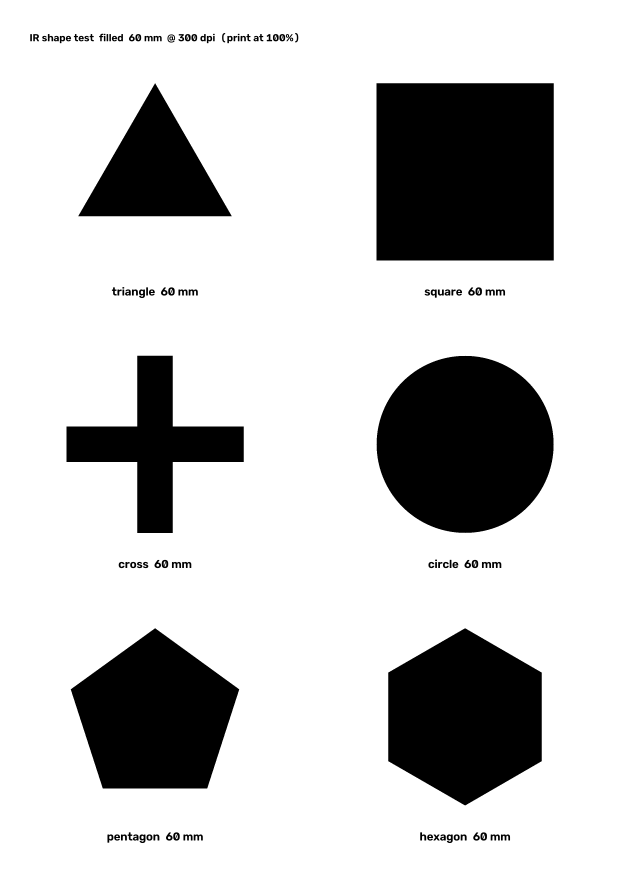
#> input picture shapes/shapes_filled.png, 2480 x 3507 px (shown at 1/4 size)
$ python -i detect.py   (imports and definitions only)
#> lines starting #> are read from the running program, lines starting #| are printed output that depends on the picture; after the words box and inside, x2 and y2 are one past the last pixel; in counts of white or black regions, pixels touching at a corner belong together
"""IR 8비트 영상에서 AprilTag 와 기본 도형(삼각형·사각형·십자·오각형·육각형·원)을 찾는다.

- AprilTag: pupil-apriltags(AprilTag 3) 가 있으면 그것을, 없으면 OpenCV ArUco 의 AprilTag 사전을 쓴다.
  두 검출기 모두 검은 테두리를 찾으므로 흰 테두리(inv) 태그나 밝은 배경의 어두운 태그는 invert 로 영상을 뒤집어 넣는다.
  pupil 결과는 hamming == 0, decision_margin >= min_margin 으로 거른다 (16h5 는 오검출이 많다).
- 도형: Otsu 이진화 → 외곽선 → 다각형 근사. 기본은 밝은 바탕(종이)의 어두운 도형, invert 면 어두운 바탕의 밝은 도형.
  도형마다 '정형 편차'(dev) 를 잰다: 변 길이·대각선·팔 길이가 이상적인 정삼각형/정사각형/정십자/원에서 얼마나 벗어났는지의 최대 비율.
  ShapeOptions.regular_only 면 dev <= tol 인 것만 남긴다 (예: tol 0.1 = 10% 이내).
- 큰 영상(DMK 2448x2048)은 max_width 로 줄여서 검출하고 좌표를 원본 스케일로 돌려준다.
"""

from __future__ import annotations

import time
from collections import deque
from dataclasses import dataclass, field

import cv2
import numpy as np

FAMILIES = ("tag36h11", "tag25h9", "tag16h5", "tag36h10")
_CV_DICT = {
    "tag16h5": cv2.aruco.DICT_APRILTAG_16h5,
    "tag25h9": cv2.aruco.DICT_APRILTAG_25h9,
    "tag36h10": cv2.aruco.DICT_APRILTAG_36h10,
    "tag36h11": cv2.aruco.DICT_APRILTAG_36h11,
}
SHAPE_TYPES = ("all", "triangle", "square", "cross", "circle", "rect", "pentagon", "hexagon")
SHAPE_TOLS = (0.05, 0.1, 0.15, 0.2, 0.3)
SHAPE_MIN_PX = (10, 20, 40, 80, 160)
SHAPE_MODES = ("both", "filled", "outline")  # 채워진 도형 / 선으로 그린 도형 / 둘 다


@dataclass
class TagDet:
    id: int
    corners: np.ndarray  # (4, 2) 원본 영상 픽셀
    hamming: int | None = None
    margin: float | None = None

    # [9 lines left out: functions center, size_px, not called in this run]


@dataclass
class ShapeDet:
    name: str  # triangle / square / rect / cross / circle / pentagon / hexagon
    contour: np.ndarray  # (N, 2) 원본 영상 픽셀
    center: tuple[float, float]
    area: float
    size_px: float = 0.0  # 외접 사각형 짧은 변 (원본 픽셀)
    dev: float = 0.0  # 정형에서 벗어난 최대 비율 (0 = 완벽한 정형)
    rate: float | None = None  # ShapeTracker: 최근 프레임 중 검출된 비율 (0~1)
    held: bool = False  # ShapeTracker: 이번 프레임엔 없지만 직전까지 보여 유지 중

    @property
    def regular(self) -> bool:
        return self.dev <= 0.1


@dataclass(frozen=True)
class ShapeOptions:
    types: str = "all"  # SHAPE_TYPES 중 하나
    regular_only: bool = False  # 정형(정삼각형·정사각형·정십자·원…)만
    tol: float = 0.1  # 정형 허용 편차 (비율)
    min_px: int = 20  # 외접 사각형 짧은 변 최소 (원본 픽셀)
    mode: str = "both"  # SHAPE_MODES: filled = 채워진 도형(Otsu), outline = 선 도형(국소 이진화), both
    epsilon: float = 0.02  # approxPolyDP 둘레 비율
    max_area_frac: float = 0.5


@dataclass
class DetResult:
    tags: list[TagDet] = field(default_factory=list)
    shapes: list[ShapeDet] = field(default_factory=list)
    ms: float = 0.0
    backend: str = ""
    rejected: int = 0  # 태그 후보 중 디코딩 실패 (OpenCV) / 필터로 떨어진 것 (pupil)
    shapes_rejected: int = 0  # 도형 후보 중 종류·정형·크기 조건으로 떨어진 것

    # [24 lines left out: functions summary, prepare, not called in this run]


class AprilTagDetector:
    # [17 lines left out: function __init__, not called in this run]

    @property
    def backend(self) -> str:
        return "pupil-apriltags" if self._pupil is not None else "opencv-aruco"

    # [18 lines left out: function detect, not called in this run]


# --- 도형 분류 ---------------------------------------------------------------


def _edge_lengths(poly: np.ndarray) -> np.ndarray:
    return np.array([np.linalg.norm(poly[i] - poly[(i + 1) % len(poly)]) for i in range(len(poly))])


def _spread(v: np.ndarray) -> float:
    """값들이 평균에서 벗어난 최대 비율."""
    m = float(np.mean(v))
    return float(np.max(np.abs(v / m - 1.0))) if m > 0 else 1.0


def _spread_q(v: np.ndarray, px: float = 1.0) -> float:
    """픽셀 길이들의 편차에서 양자화 몫(px / 평균 길이)을 뺀 값. 20px 변은 1px 이 이미 5% 라 그만큼은 봐준다."""
    m = float(np.mean(v))
    return max(0.0, _spread(v) - px / m) if m > 0 else 1.0


def _convex_flags(poly: np.ndarray) -> np.ndarray:
    """꼭짓점마다 볼록(True)/오목(False). 외곽선 방향에 무관하게 다수 쪽을 볼록으로 본다."""
    n = len(poly)
    cross = []
    for i in range(n):
        a, b, c = poly[i - 1], poly[i], poly[(i + 1) % n]
        cross.append((b[0] - a[0]) * (c[1] - b[1]) - (b[1] - a[1]) * (c[0] - b[0]))
    cross = np.array(cross)
    sign = 1.0 if (cross > 0).sum() >= (cross < 0).sum() else -1.0
    return cross * sign >= 0


def classify(contour: np.ndarray, epsilon: float = 0.02) -> tuple[str, float, np.ndarray] | None:
    """외곽선 → (이름, 정형 편차, 근사 다각형). 해당 없으면 None.

    둘레 비율 epsilon 으로 꼭짓점을 잡는다. 작은 도형(20px 안팎)은 모서리가 뭉개져 꼭짓점이 남거나(사각형 → 육각형)
    잘린다(삼각형 꼭대기 → 사다리꼴). 그래서 첫 해석이 없거나 편차가 15% 를 넘으면 2배·3배 epsilon 으로도 보고
    편차가 가장 작은 해석을 고른다. 깨끗한 원이 거친 근사에서 육각형으로 둔갑하지 않게 좋은 해석은 그대로 둔다.
    """
    peri = cv2.arcLength(contour, True)
    area = cv2.contourArea(contour)
    if peri <= 0 or area <= 0:
        return None
    best = _classify_at(contour, epsilon, peri, area)
    for k in (2, 3):
        if best is not None and (best[1] <= 0.15 or best[0] == "cross"):
            break  # 좋은 해석이거나 십자(비정형이어도 거친 근사로는 마름모가 될 뿐)면 그대로
        r = _classify_at(contour, k * epsilon, peri, area)
        # 거친 근사는 넓이가 원래 외곽선과 비슷할 때만 믿는다(0.7~1.3배): 십자를 팔 끝 4점으로 이으면 마름모(정사각형)가
        # 되는데 넓이가 두 배라 걸러진다. 꼭짓점이 외곽선 위에 찍히므로 모서리가 둥근 도형의 내접 다각형은 20% 쯤 작다.
        if r is not None and 0.7 <= cv2.contourArea(r[2].astype(np.float32)) / area <= 1.3 and (best is None or r[1] < best[1]):
            best = r
    return best


def _classify_at(contour: np.ndarray, epsilon: float, peri: float, area: float) -> tuple[str, float, np.ndarray] | None:
    approx = cv2.approxPolyDP(contour, epsilon * peri, True).reshape(-1, 2).astype(np.float64)
    n = len(approx)
    # 꼭짓점 수는 epsilon 으로 정하되, 위치는 같은 수를 주는 가장 작은 epsilon 으로 다시 잡는다 (변 길이 오차 ↓)
    for eps in (0.004, 0.007, 0.01, 0.015):
        if eps >= epsilon:
            break
        fine = cv2.approxPolyDP(contour, eps * peri, True).reshape(-1, 2).astype(np.float64)
        if len(fine) == n:
            approx = fine
            break
    convex = cv2.isContourConvex(approx.astype(np.float32))
    circularity = 4 * np.pi * area / (peri * peri)
    if convex and 3 <= n <= 6:
        # 볼록 다각형 도형은 외곽선 자체도 볼록해야 한다. 울퉁불퉁한 덩어리(얼굴, 손)가 거친 근사에서 사각형으로
        # 둔갑하지 않게 solidity(넓이 / 볼록 껍질 넓이)로 거른다.
        hull_area = cv2.contourArea(cv2.convexHull(contour))
        if hull_area <= 0 or area / hull_area < 0.85:
            return None

    if n == 3 and convex:
        return "triangle", _spread_q(_edge_lengths(approx)), approx
    if n == 4 and convex:
        sides = _edge_lengths(approx)
        diag = np.array([np.linalg.norm(approx[0] - approx[2]), np.linalg.norm(approx[1] - approx[3])])
        diag_dev = _spread_q(diag)  # 대각선이 같으면 직사각형 (각이 90°)
        side_dev = _spread_q(sides)
        opp_dev = max(abs(sides[0] / sides[2] - 1), abs(sides[1] / sides[3] - 1))  # 마주보는 변
        if side_dev <= 0.25:
            return "square", max(side_dev, diag_dev), approx
        return "rect", max(opp_dev, diag_dev), approx
    if n == 5 and convex:
        return "pentagon", _spread_q(_edge_lengths(approx)), approx
    if n == 6 and convex:
        return "hexagon", _spread_q(_edge_lengths(approx)), approx
    if n == 12 and not convex:
        r = _cross(approx)
        if r is not None:
            return r
    if n > 6 and convex and circularity > 0.75:
        (_, (w, h), _) = cv2.fitEllipse(contour) if len(contour) >= 5 else (None, (1.0, 1.0), 0)
        aspect = abs(min(w, h) / max(w, h) - 1) if max(w, h) > 0 else 1.0
        # 래스터화된 완전한 원도 circularity 가 0.9 안팎이라 0.92 기준으로 모자란 만큼만 더한다
        return "circle", max(aspect, max(0.0, 0.92 - circularity) * 2), approx
    # 가는 획 십자: 둘레 비율 epsilon 이 팔 폭보다 크면 끝변이 뭉개져 12각형이 안 나온다 → 더 작은 epsilon 으로 십자만 다시 본다
    for eps in (0.01, 0.005):
        if eps >= epsilon:
            continue
        fine = cv2.approxPolyDP(contour, eps * peri, True).reshape(-1, 2).astype(np.float64)
        if len(fine) == 12 and not cv2.isContourConvex(fine.astype(np.float32)):
            r = _cross(fine)
            if r is not None:
                return r
    return None


def _cross(approx: np.ndarray) -> tuple[str, float, np.ndarray] | None:
    """12각형 → 십자면 ('cross', dev, approx). 오목 꼭짓점 4개, 양 끝이 볼록인 변(팔 끝) 4개."""
    n = len(approx)
    flags = _convex_flags(approx)
    if (~flags).sum() != 4:
        return None
    lengths = _edge_lengths(approx)
    ends = np.array([flags[i] and flags[(i + 1) % n] for i in range(n)])  # 팔 끝 4개, 나머지 8개 = 팔 옆면
    if ends.sum() != 4:
        return None
    _, (w, h), _ = cv2.minAreaRect(approx.astype(np.float32))
    aspect = abs(min(w, h) / max(w, h) - 1) if max(w, h) > 0 else 1.0
    # 팔 폭(끝변)은 ±1px 양자화 몫을 빼고 본다: 선을 팽창한 십자는 폭이 5px 안팎이라 1px 이 20% 다
    # 가장 넓은 끝 하나는 뺀다: 팔 끝이 옆 글자나 손가락에 붙으면 그 끝만 넓어지는데 팔 길이·종횡비가 이미 십자를 보증한다
    width_dev = _spread_q(np.sort(lengths[ends])[:3], 2.0)
    # 팔 길이는 중심에서 팔 끝(끝변의 중점)까지로 잰다. 안쪽 오목 꼭짓점은 가는 획에서 위치가 몇 px 씩 흔들려
    # 옆변 길이로 재면 20% 넘게 튀지만 팔 끝은 안정적이다.
    centroid = approx.mean(axis=0)
    tips = np.array([(approx[i] + approx[(i + 1) % n]) / 2 for i in range(n) if ends[i]])
    arms = np.linalg.norm(tips - centroid, axis=1)
    return "cross", max(width_dev, _spread_q(arms), aspect), approx


REGULAR_TYPES = ("triangle", "square", "cross", "circle", "pentagon", "hexagon")  # regular_only 에서 허용


class ShapeDetector:
    """채워진 도형(filled)과 선으로 그린 도형(outline)을 찾는다.

    - filled: 영상 전체 Otsu 이진화 → 바깥 외곽선. 인쇄한 검정 도형용.
    - outline: 국소(adaptive) 이진화로 가는 펜 선만 뽑아 닫힘·팽창으로 잇는다. 닫힌 윤곽(사각형·삼각형·원)은
      안쪽 구멍 외곽선을 분류하고(꼭짓점이 뭉개지지 않는다), 구멍이 없는 획(십자 두 줄)은 팽창된 바깥 외곽선을
      분류한다. 손으로 그린 도형이나, 종이 전체가 밝아 Otsu 임계값이 종이/배경 사이로 잡히는 장면용.
    - both: 둘 다 돌리고 같은 자리(중심 거리 < 짧은 변의 절반)는 filled 쪽만 남긴다.
    """

    def __init__(self, options: ShapeOptions = ShapeOptions()):
        self.options = options

    def detect(self, gray: np.ndarray, invert: bool = False, scale: float = 1.0,
               options: ShapeOptions | None = None) -> tuple[list[ShapeDet], int]:
        """(검출 목록, 조건으로 떨어진 후보 수)."""
        o = options or self.options
        out: list[ShapeDet] = []
        rejected: list[ShapeDet] = []
        if o.mode in ("filled", "both"):
            out, rejected = self._classify_all(self._filled_contours(gray, invert), gray, scale, o)
        if o.mode in ("outline", "both"):
            found, rej = self._classify_all(self._outline_contours(gray, invert), gray, scale, o)
            seen = out + rejected  # filled 가 이미 본 자리(채택이든 탈락이든)는 다시 세지 않는다
            out = out + [s for s in found if not any(_same_spot(s, f) for f in seen)]
            rejected = rejected + [s for s in rej if not any(_same_spot(s, f) for f in seen)]
        out.sort(key=lambda s: -s.area)
        return out, len(rejected)

    @staticmethod
    def _filled_contours(gray: np.ndarray, invert: bool) -> list[np.ndarray]:
        blur = cv2.GaussianBlur(gray, (5, 5), 0)
        mode = cv2.THRESH_BINARY if invert else cv2.THRESH_BINARY_INV  # 기본: 어두운 도형 → 흰색
        _, bw = cv2.threshold(blur, 0, 255, mode + cv2.THRESH_OTSU)
        bw = cv2.morphologyEx(bw, cv2.MORPH_OPEN, np.ones((3, 3), np.uint8))
        # RETR_EXTERNAL 이면 어두운 배경(= 흰 덩어리) 안의 밝은 종이(구멍) 위에 있는 도형은 돌아오지 않는다.
        # CCOMP 의 최상위(parent == -1)는 구멍 안의 덩어리도 포함한다.
        contours, hier = cv2.findContours(bw, cv2.RETR_CCOMP, cv2.CHAIN_APPROX_SIMPLE)
        if hier is None:
            return []
        return [c for c, h in zip(contours, hier[0]) if h[3] == -1]

    @staticmethod
    def _outline_contours(gray: np.ndarray, invert: bool) -> list[np.ndarray]:
        w = gray.shape[1]
        block = max(11, (w // 20) | 1)  # 640px → 31, 1280px → 63 (홀수)
        grow = max(1, round(w / 320))  # 640px → 2: 1px 선이 5px 획이 되어 십자가 12각형으로 잡힌다
        mode = cv2.THRESH_BINARY if invert else cv2.THRESH_BINARY_INV
        bw0 = cv2.adaptiveThreshold(cv2.GaussianBlur(gray, (3, 3), 0), 255, cv2.ADAPTIVE_THRESH_GAUSSIAN_C, mode, block, 8)
        bw = cv2.morphologyEx(bw0, cv2.MORPH_CLOSE, np.ones((3, 3), np.uint8))
        bw = cv2.dilate(bw, np.ones((3, 3), np.uint8), iterations=grow)
        contours, hier = cv2.findContours(bw, cv2.RETR_CCOMP, cv2.CHAIN_APPROX_SIMPLE)
        if hier is None:
            return []
        hier = hier[0]
        out = []
        for i, (_, _, child, parent) in enumerate(hier):
            if parent != -1:
                continue
            stroke = _dark_stroke(gray, bw0, contours[i], invert)
            if stroke is None:
                continue
            if child == -1:
                out.append(contours[i])  # 구멍 없는 획 (십자)
            while child != -1:
                # 닫힌 윤곽의 안쪽. 안쪽이 획보다 밝아야 선 도형이다 — 채운 도형은 가장자리 안쪽에 띠가 생기고
                # 그 구멍은 어두우므로 여기서 걸러 filled 결과와 겹치지 않는다.
                inner = _inside_mean(gray, contours[child]) - stroke
                if (-inner if invert else inner) > 8.0:
                    out.append(contours[child])
                child = hier[child][0]
        return out

    @staticmethod
    def _classify_all(contours: list[np.ndarray], gray: np.ndarray, scale: float,
                      o: ShapeOptions) -> tuple[list[ShapeDet], list[ShapeDet]]:
        """(채택, 종류·정형·크기 조건으로 탈락) — 둘 다 원본 좌표의 ShapeDet."""
        total = gray.shape[0] * gray.shape[1]
        min_px = o.min_px / scale  # 검출 영상 픽셀로
        out, rejected = [], []
        for c in contours:
            area = cv2.contourArea(c)
            if area < min_px * min_px * 0.3 or area > total * o.max_area_frac:
                continue
            _, (w, h), _ = cv2.minAreaRect(c)
            if min(w, h) < min_px:
                continue
            r = classify(c, o.epsilon)
            if r is None:
                continue
            name, dev, _ = r
            m = cv2.moments(c)
            cx, cy = (m["m10"] / m["m00"], m["m01"] / m["m00"]) if m["m00"] else (0.0, 0.0)
            s = ShapeDet(name, c.reshape(-1, 2).astype(np.float64) * scale, (cx * scale, cy * scale),
                         area * scale * scale, min(w, h) * scale, dev)
            if (o.types != "all" and name != o.types) or (o.regular_only and (dev > o.tol or name not in REGULAR_TYPES)):
                rejected.append(s)
            else:
                out.append(s)
        return out, rejected


def _inside_mean(gray: np.ndarray, contour: np.ndarray) -> float:
    """외곽선 안쪽 평균 밝기."""
    x, y, w, h = cv2.boundingRect(contour)
    roi = np.zeros((h, w), np.uint8)
    cv2.drawContours(roi, [contour - (x, y)], -1, 255, -1)
    m = roi > 0
    return float(gray[y:y + h, x:x + w][m].mean()) if m.any() else 0.0


def _dark_stroke(gray: np.ndarray, bw: np.ndarray, contour: np.ndarray, invert: bool, margin: float = 8.0) -> float | None:
    """획(이진화 흰 부분)이 바로 바깥 띠보다 어두우면 획의 평균 밝기, 아니면 None (invert 면 밝아야 함).
    밝은 채움 도형의 가장자리(어두운 배경 쪽에 생기는 띠)를 선 도형으로 오인하지 않게 한다."""
    x, y, w, h = cv2.boundingRect(contour)
    pad = 4
    x0, y0 = max(0, x - pad), max(0, y - pad)
    x1, y1 = min(gray.shape[1], x + w + pad), min(gray.shape[0], y + h + pad)
    roi = np.zeros((y1 - y0, x1 - x0), np.uint8)
    cv2.drawContours(roi, [contour - (x0, y0)], -1, 255, -1)
    stroke = (roi > 0) & (bw[y0:y1, x0:x1] > 0)
    band = (cv2.dilate(roi, np.ones((3, 3), np.uint8), iterations=3) > 0) & (roi == 0)
    if not stroke.any() or not band.any():
        return None
    g = gray[y0:y1, x0:x1]
    stroke_mean = float(g[stroke].mean())
    diff = float(g[band].mean()) - stroke_mean
    return stroke_mean if (-diff if invert else diff) > margin else None


def _same_spot(a: ShapeDet, b: ShapeDet) -> bool:
    """중심이 작은 쪽 짧은 변의 절반 안에 있고 크기도 비슷(1.5배 이내)해야 같은 도형. 큰 후보(종이 전체 등)가
    그 안의 작은 도형을 삼키지 않게 한다."""
    small, big = sorted((a.size_px, b.size_px))
    if small <= 0 or big > 1.5 * small:
        return False
    d = np.hypot(a.center[0] - b.center[0], a.center[1] - b.center[1])
    return d < 0.5 * small


class ShapeTracker:
    """연속 프레임의 도형을 자리(이름 + 중심 거리 < 짧은 변의 절반)로 이어 붙여 검출률을 센다.

    rate = 최근 window 프레임 중 검출된 비율. 이번 프레임에 안 보여도 hold 프레임 안에 보였으면 마지막 모양을
    held=True 로 돌려줘 화면이 깜빡이지 않는다. window 프레임 동안 한 번도 안 보이면 지운다.
    """

    @dataclass
    class Track:
        last: ShapeDet
        seen: deque  # 최근 프레임마다 True/False
        miss: int = 0  # 연속으로 안 보인 프레임 수

        @property
        def rate(self) -> float:
            return float(np.mean(self.seen)) if self.seen else 0.0

    def __init__(self, window: int = 30, hold: int = 10):
        self.window, self.hold = window, hold
        self.tracks: list[ShapeTracker.Track] = []

    def reset(self) -> None:
        self.tracks.clear()

    # [34 lines left out: function update, not called in this run]


class Pipeline:
    """메뉴 설정 → 검출기 묶음. 계열이 바뀌면 태그 검출기를 다시 만든다. track=True 면 도형을 프레임 간 추적해 검출률을 붙인다."""

    # [46 lines left out: functions __init__, run, draw, not called in this run]

>>> import cv2
>>> picture = cv2.imread('../shapes/shapes_filled.png', cv2.IMREAD_GRAYSCALE)
#> picture is the input picture: shape (3507, 2480); min 0, max 255, mean 199.1
>>> result = ShapeDetector().detect(picture)
#> in _filled_contours, `_, bw = cv2.threshold(blur, 0, 255, mode + cv2.THRESH_OTSU)`:
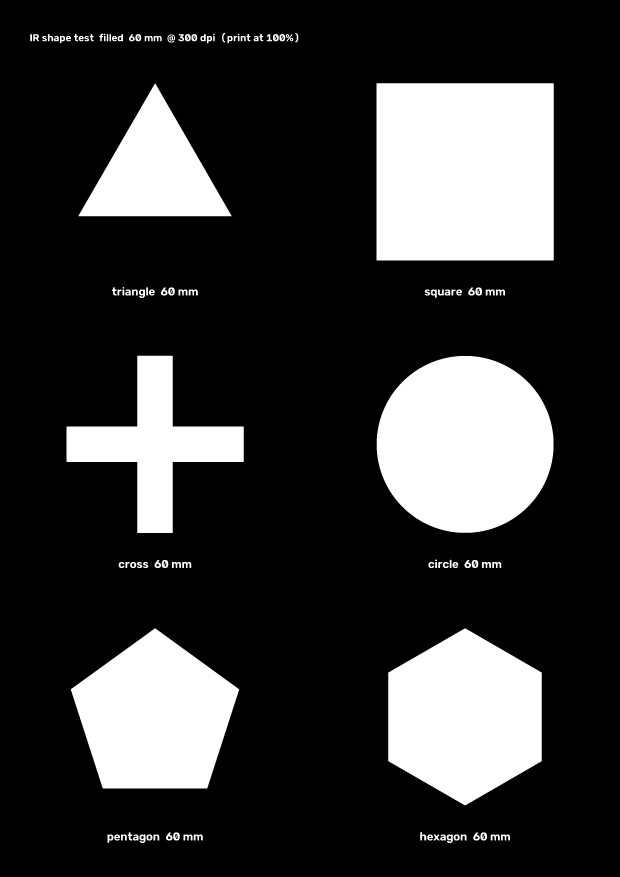
#> bw: shape (3507, 2480) (shown at 1/4 size); 21.9% white; 118 white regions, largest, box (x1, y1, x2, y2) and area: (1506, 333, 2215, 1042) 502677, (1507, 1424, 2214, 2131) 393653, (1553, 2514, 2167, 3221) 326472
#> in _filled_contours, `contours, hier = cv2.findContours(bw, cv2.RETR_CCOMP, cv2.CHAIN_APPROX..`: contours = 167 contours, 3 with area under 20; largest, box (x1, y1, x2, y2) and area: (1506, 333, 2215, 1042) 501262, (1507, 1424, 2214, 2131) 392652, (1553, 2514, 2167, 3221) 325504, (284, 2514, 956, 3154) 297922, (266, 1423, 975, 2132) 179779
#> in _classify_all, `total = gray.shape[0] * gray.shape[1]`: total = 8697360
#> the loop in _classify_all, `for c in contours:` made 118 passes
#> in _outline_contours, `bw0 = cv2.adaptiveThreshold(cv2.GaussianBlur(gray, (3, 3), 0), 255, cv..`:
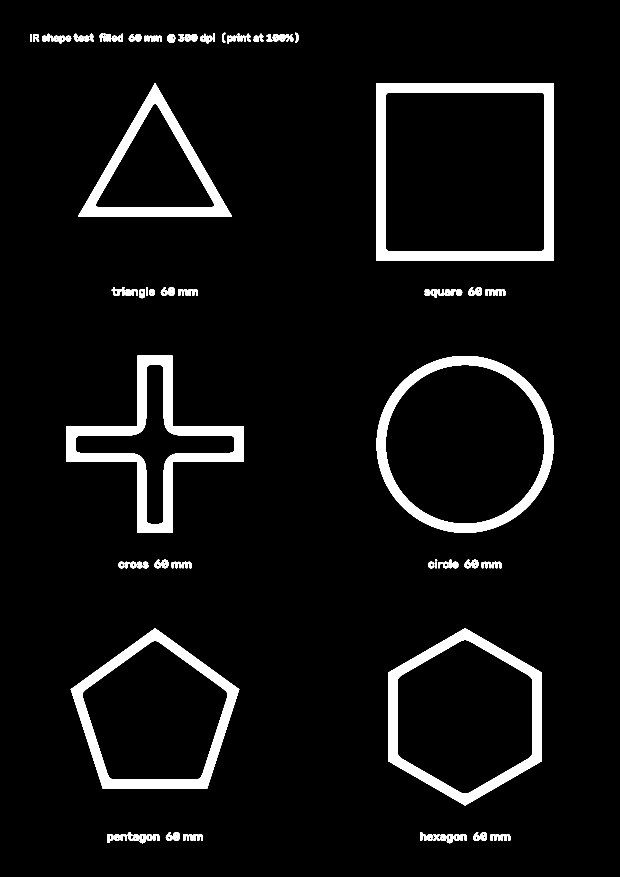
#> bw0: shape (3507, 2480) (shown at 1/4 size); 6% white; 116 white regions, largest, box (x1, y1, x2, y2) and area: (1506, 333, 2215, 1042) 97236, (266, 1423, 975, 2132) 94024, (1507, 1424, 2214, 2131) 76896
#> in _outline_contours, `bw = cv2.dilate(bw, np.ones((3, 3), np.uint8), iterations=grow)`:
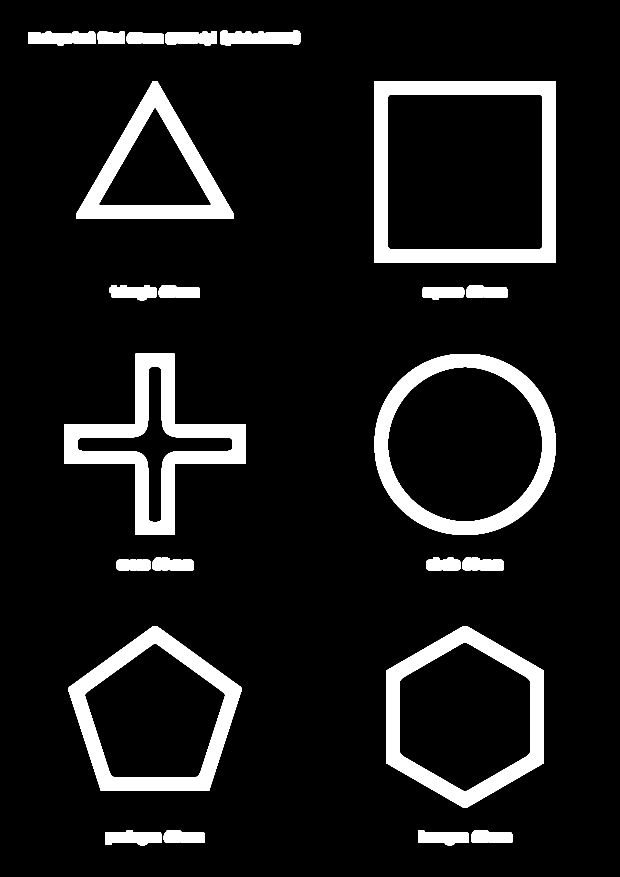
#> bw: shape (3507, 2480) (shown at 1/4 size); 9.8% white; 23 white regions, largest, box (x1, y1, x2, y2) and area: (1498, 325, 2223, 1050) 140308, (258, 1415, 983, 2140) 137120, (1499, 1416, 2222, 2139) 119840
#> the loop in _outline_contours, `for i, (_, _, child, parent) in enumerate(hier):` made 29 passes
#> parent on passes 1 to 8: -1, -1, -1, -1, -1, 4, -1, 6
#> (the rest of the program and of its run is left out)
